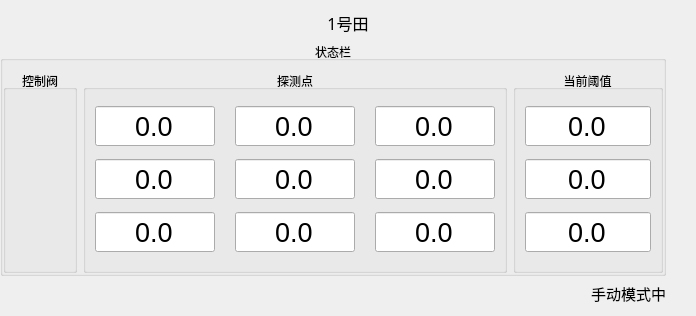
     <widget class="QWidget" name="page_3">
      <layout class="QGridLayout" name="gridLayout_3">
       <property name="leftMargin">
        <number>0</number>
       </property>
       <property name="rightMargin">
        <number>0</number>
       </property>
       <property name="horizontalSpacing">
        <number>30</number>
       </property>
       <item row="1" column="0">
        <widget class="QGroupBox" name="groupBox_37">
         <property name="title">
          <string>状态栏</string>
         </property>
         <property name="alignment">
          <set>Qt::AlignCenter</set>
         </property>
         <layout class="QGridLayout" name="gridLayout_21">
          <property name="leftMargin">
           <number>0</number>
          </property>
          <property name="rightMargin">
           <number>0</number>
          </property>
          <property name="bottomMargin">
           <number>0</number>
          </property>
          <property name="horizontalSpacing">
           <number>6</number>
          </property>
          <item row="0" column="0">
           <widget class="QGroupBox" name="groupBox_38">
            <property name="title">
             <string>控制阀</string>
            </property>
            <property name="alignment">
             <set>Qt::AlignCenter</set>
            </property>
            <layout class="QGridLayout" name="gridLayout_35">
             <item row="0" column="0">
              <widget class="QLabel" name="label_farmone_LED1">
               <property name="minimumSize">
                <size>
                 <width>50</width>
                 <height>50</height>
                </size>
               </property>
               <property name="maximumSize">
                <size>
                 <width>60</width>
                 <height>60</height>
                </size>
               </property>
               <property name="text">
                <string/>
               </property>
               <property name="pixmap">
                <pixmap resource="pic.qrc">:/source/pic/light_off.gif</pixmap>
               </property>
               <property name="scaledContents">
                <bool>true</bool>
               </property>
              </widget>
             </item>
             <item row="1" column="0">
              <widget class="QLabel" name="label_farmone_LED2">
               <property name="minimumSize">
                <size>
                 <width>50</width>
                 <height>50</height>
                </size>
               </property>
               <property name="maximumSize">
                <size>
                 <width>60</width>
                 <height>60</height>
                </size>
               </property>
               <property name="text">
                <string/>
               </property>
               <property name="pixmap">
                <pixmap resource="pic.qrc">:/source/pic/light_off.gif</pixmap>
               </property>
               <property name="scaledContents">
                <bool>true</bool>
               </property>
              </widget>
             </item>
             <item row="2" column="0">
              <widget class="QLabel" name="label_farmone_LED3">
               <property name="minimumSize">
                <size>
                 <width>50</width>
                 <height>50</height>
                </size>
               </property>
               <property name="maximumSize">
                <size>
                 <width>60</width>
                 <height>60</height>
                </size>
               </property>
               <property name="text">
                <string/>
               </property>
               <property name="pixmap">
                <pixmap resource="pic.qrc">:/source/pic/light_off.gif</pixmap>
               </property>
               <property name="scaledContents">
                <bool>true</bool>
               </property>
              </widget>
             </item>
            </layout>
           </widget>
          </item>
          <item row="0" column="1">
           <widget class="QGroupBox" name="groupBox_39">
            <property name="title">
             <string>探测点</string>
            </property>
            <property name="alignment">
             <set>Qt::AlignCenter</set>
            </property>
            <layout class="QGridLayout" name="gridLayout_36">
             <property name="horizontalSpacing">
              <number>20</number>
             </property>
             <item row="0" column="0">
              <widget class="QLineEdit" name="lineEdit_one_1">
               <property name="minimumSize">
                <size>
                 <width>0</width>
                 <height>40</height>
                </size>
               </property>
               <property name="maximumSize">
                <size>
                 <width>120</width>
                 <height>16777215</height>
                </size>
               </property>
               <property name="font">
                <font>
                 <family>Arial</family>
                 <pointsize>20</pointsize>
                </font>
               </property>
               <property name="text">
                <string>0.0</string>
               </property>
               <property name="alignment">
                <set>Qt::AlignCenter</set>
               </property>
               <property name="readOnly">
                <bool>true</bool>
               </property>
               <property name="placeholderText">
                <string/>
               </property>
              </widget>
             </item>
             <item row="0" column="1">
              <widget class="QLineEdit" name="lineEdit_one_2">
               <property name="minimumSize">
                <size>
                 <width>0</width>
                 <height>40</height>
                </size>
               </property>
               <property name="maximumSize">
                <size>
                 <width>120</width>
                 <height>16777215</height>
                </size>
               </property>
               <property name="font">
                <font>
                 <family>Arial</family>
                 <pointsize>20</pointsize>
                </font>
               </property>
               <property name="text">
                <string>0.0</string>
               </property>
               <property name="alignment">
                <set>Qt::AlignCenter</set>
               </property>
               <property name="readOnly">
                <bool>true</bool>
               </property>
               <property name="placeholderText">
                <string/>
               </property>
              </widget>
             </item>
             <item row="0" column="2">
              <widget class="QLineEdit" name="lineEdit_one_3">
               <property name="minimumSize">
                <size>
                 <width>0</width>
                 <height>40</height>
                </size>
               </property>
               <property name="maximumSize">
                <size>
                 <width>120</width>
                 <height>16777215</height>
                </size>
               </property>
               <property name="font">
                <font>
                 <family>Arial</family>
                 <pointsize>20</pointsize>
                </font>
               </property>
               <property name="text">
                <string>0.0</string>
               </property>
               <property name="alignment">
                <set>Qt::AlignCenter</set>
               </property>
               <property name="readOnly">
                <bool>true</bool>
               </property>
               <property name="placeholderText">
                <string/>
               </property>
              </widget>
             </item>
             <item row="1" column="0">
              <widget class="QLineEdit" name="lineEdit_one_4">
               <property name="minimumSize">
                <size>
                 <width>0</width>
                 <height>40</height>
                </size>
               </property>
               <property name="maximumSize">
                <size>
                 <width>120</width>
                 <height>16777215</height>
                </size>
               </property>
               <property name="font">
                <font>
                 <family>Arial</family>
                 <pointsize>20</pointsize>
                </font>
               </property>
               <property name="text">
                <string>0.0</string>
               </property>
               <property name="alignment">
                <set>Qt::AlignCenter</set>
               </property>
               <property name="readOnly">
                <bool>true</bool>
               </property>
               <property name="placeholderText">
                <string/>
               </property>
              </widget>
             </item>
             <item row="1" column="1">
              <widget class="QLineEdit" name="lineEdit_one_5">
               <property name="minimumSize">
                <size>
                 <width>0</width>
                 <height>40</height>
                </size>
               </property>
               <property name="maximumSize">
                <size>
                 <width>120</width>
                 <height>16777215</height>
                </size>
               </property>
               <property name="font">
                <font>
                 <family>Arial</family>
                 <pointsize>20</pointsize>
                </font>
               </property>
               <property name="text">
                <string>0.0</string>
               </property>
               <property name="alignment">
                <set>Qt::AlignCenter</set>
               </property>
               <property name="readOnly">
                <bool>true</bool>
               </property>
               <property name="placeholderText">
                <string/>
               </property>
              </widget>
             </item>
             <item row="1" column="2">
              <widget class="QLineEdit" name="lineEdit_one_6">
               <property name="minimumSize">
                <size>
                 <width>0</width>
                 <height>40</height>
                </size>
               </property>
               <property name="maximumSize">
                <size>
                 <width>120</width>
                 <height>16777215</height>
                </size>
               </property>
               <property name="font">
                <font>
                 <family>Arial</family>
                 <pointsize>20</pointsize>
                </font>
               </property>
               <property name="text">
                <string>0.0</string>
               </property>
               <property name="alignment">
                <set>Qt::AlignCenter</set>
               </property>
               <property name="readOnly">
                <bool>true</bool>
               </property>
               <property name="placeholderText">
                <string/>
               </property>
              </widget>
             </item>
             <item row="2" column="0">
              <widget class="QLineEdit" name="lineEdit_one_7">
               <property name="minimumSize">
                <size>
                 <width>0</width>
                 <height>40</height>
                </size>
               </property>
               <property name="maximumSize">
                <size>
                 <width>120</width>
                 <height>16777215</height>
                </size>
               </property>
               <property name="font">
                <font>
                 <family>Arial</family>
                 <pointsize>20</pointsize>
                </font>
               </property>
               <property name="text">
                <string>0.0</string>
               </property>
               <property name="alignment">
                <set>Qt::AlignCenter</set>
               </property>
               <property name="readOnly">
                <bool>true</bool>
               </property>
               <property name="placeholderText">
                <string/>
               </property>
              </widget>
             </item>
             <item row="2" column="1">
              <widget class="QLineEdit" name="lineEdit_one_8">
               <property name="minimumSize">
                <size>
                 <width>0</width>
                 <height>40</height>
                </size>
               </property>
               <property name="maximumSize">
                <size>
                 <width>120</width>
                 <height>16777215</height>
                </size>
               </property>
               <property name="font">
                <font>
                 <family>Arial</family>
                 <pointsize>20</pointsize>
                </font>
               </property>
               <property name="text">
                <string>0.0</string>
               </property>
               <property name="alignment">
                <set>Qt::AlignCenter</set>
               </property>
               <property name="readOnly">
                <bool>true</bool>
               </property>
               <property name="placeholderText">
                <string/>
               </property>
              </widget>
             </item>
             <item row="2" column="2">
              <widget class="QLineEdit" name="lineEdit_one_9">
               <property name="minimumSize">
                <size>
                 <width>0</width>
                 <height>40</height>
                </size>
               </property>
               <property name="maximumSize">
                <size>
                 <width>120</width>
                 <height>16777215</height>
                </size>
               </property>
               <property name="font">
                <font>
                 <family>Arial</family>
                 <pointsize>20</pointsize>
                </font>
               </property>
               <property name="text">
                <string>0.0</string>
               </property>
               <property name="alignment">
                <set>Qt::AlignCenter</set>
               </property>
               <property name="readOnly">
                <bool>true</bool>
               </property>
               <property name="placeholderText">
                <string/>
               </property>
              </widget>
             </item>
            </layout>
           </widget>
          </item>
          <item row="0" column="2">
           <widget class="QGroupBox" name="groupBox_2">
            <property name="maximumSize">
             <size>
              <width>150</width>
              <height>16777215</height>
             </size>
            </property>
            <property name="title">
             <string>当前阈值</string>
            </property>
            <property name="alignment">
             <set>Qt::AlignCenter</set>
            </property>
            <layout class="QGridLayout" name="gridLayout_15">
             <property name="horizontalSpacing">
              <number>20</number>
             </property>
             <item row="2" column="0">
              <widget class="QLineEdit" name="lineEdit_one_set_1">
               <property name="minimumSize">
                <size>
                 <width>70</width>
                 <height>40</height>
                </size>
               </property>
               <property name="font">
                <font>
                 <family>Arial</family>
                 <pointsize>20</pointsize>
                 <weight>50</weight>
                 <bold>false</bold>
                </font>
               </property>
               <property name="text">
                <string>0.0</string>
               </property>
               <property name="alignment">
                <set>Qt::AlignCenter</set>
               </property>
              </widget>
             </item>
             <item row="3" column="0">
              <widget class="QLineEdit" name="lineEdit_one_set_2">
               <property name="minimumSize">
                <size>
                 <width>70</width>
                 <height>40</height>
                </size>
               </property>
               <property name="font">
                <font>
                 <family>Arial</family>
                 <pointsize>20</pointsize>
                 <weight>50</weight>
                 <bold>false</bold>
                </font>
               </property>
               <property name="text">
                <string>0.0</string>
               </property>
               <property name="alignment">
                <set>Qt::AlignCenter</set>
               </property>
              </widget>
             </item>
             <item row="4" column="0">
              <widget class="QLineEdit" name="lineEdit_one_set_3">
               <property name="minimumSize">
                <size>
                 <width>70</width>
                 <height>40</height>
                </size>
               </property>
               <property name="font">
                <font>
                 <family>Arial</family>
                 <pointsize>20</pointsize>
                 <weight>50</weight>
                 <bold>false</bold>
                </font>
               </property>
               <property name="text">
                <string>0.0</string>
               </property>
               <property name="alignment">
                <set>Qt::AlignCenter</set>
               </property>
              </widget>
             </item>
            </layout>
           </widget>
          </item>
         </layout>
        </widget>
       </item>
       <item row="0" column="0" colspan="2">
        <widget class="QLabel" name="label_2">
         <property name="maximumSize">
          <size>
           <width>16777215</width>
           <height>30</height>
          </size>
         </property>
         <property name="font">
          <font>
           <family>黑体</family>
           <pointsize>12</pointsize>
          </font>
         </property>
         <property name="text">
          <string>1号田</string>
         </property>
         <property name="alignment">
          <set>Qt::AlignCenter</set>
         </property>
        </widget>
       </item>
       <item row="2" column="0">
        <widget class="QLabel" name="label_Auto_1">
         <property name="maximumSize">
          <size>
           <width>16777215</width>
           <height>30</height>
          </size>
         </property>
         <property name="font">
          <font>
           <family>Arial</family>
           <pointsize>11</pointsize>
          </font>
         </property>
         <property name="text">
          <string>手动模式中</string>
         </property>
         <property name="alignment">
          <set>Qt::AlignRight|Qt::AlignTrailing|Qt::AlignVCenter</set>
         </property>
        </widget>
       </item>
      </layout>
     </widget>
